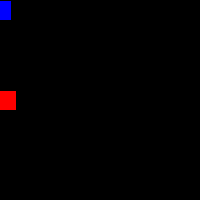
Frame 1 (no input)
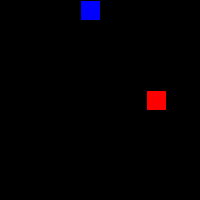
Frame 60 (the mouse pressed at the canvas centre just before this capture)
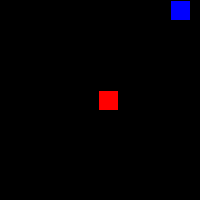
Frame 120 (the mouse held since frame 60 and released just before this capture)

The Processing sketch that drew these frames (run headless with seeded random() and noise(); from frame 60 on, the mouse is pressed at the canvas centre):

// Processing sketch: processing_41179
// ── processing_41179.pde

Square mySquare1; 
Square mySquare2;

void setup() { 
  size(200,200);
  mySquare1 = new Square(color(255,0,0),0,100,4); 
  mySquare2 = new Square(color(0,0,255),0,10,1);
}

void draw() {	
  background(0);
  mySquare1.move(); 
  mySquare1.display(); 
  mySquare2.move(); 
  mySquare2.display();
} 
class Square {
  color c; 
  float xpos; 
  float ypos; 
  float xspeed;
  
  Square(color tempC, float tempXpos, float tempYpos, float tempXspeed) { 
    c = tempC; 
    xpos = tempXpos; 
    ypos = tempYpos;
    xspeed = tempXspeed*1.5;
  }
  void display() { 
    stroke(0); 
    fill(c); 
    rectMode(CENTER); 
    rect(xpos,ypos,20,20);
  }
  void move() { 
    xpos = xpos + xspeed; 
    if (xpos > width) {
      xpos = 0;
    }
  }
}
